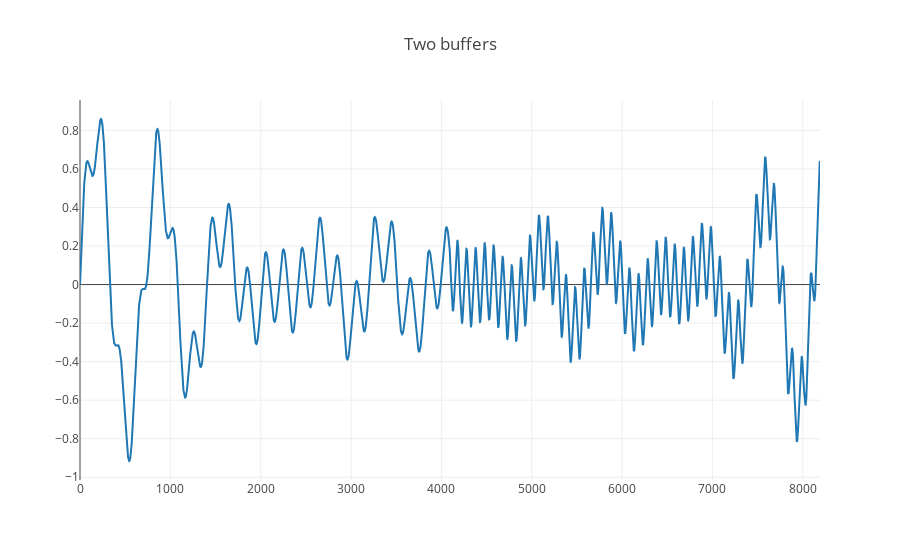

The code cell stored with this chart in its notebook:
### Code cell
x = plotly.offline.iplot({
    "data": [Scatter(y=glued)],
    "layout": Layout(title="Two buffers")
})

### Figure 1 — Plotly figure (JSON) as saved in the notebook; plotly's stock layout.template omitted (floating-point values rounded to 4 significant figures; data arrays with more than 128 entries replaced by an {"elided": "..."} marker saying what was removed)
{"data": [{"type": "scatter", "y": {"elided": "8192 float values"}}], "layout": {"title": "Two buffers"}}
